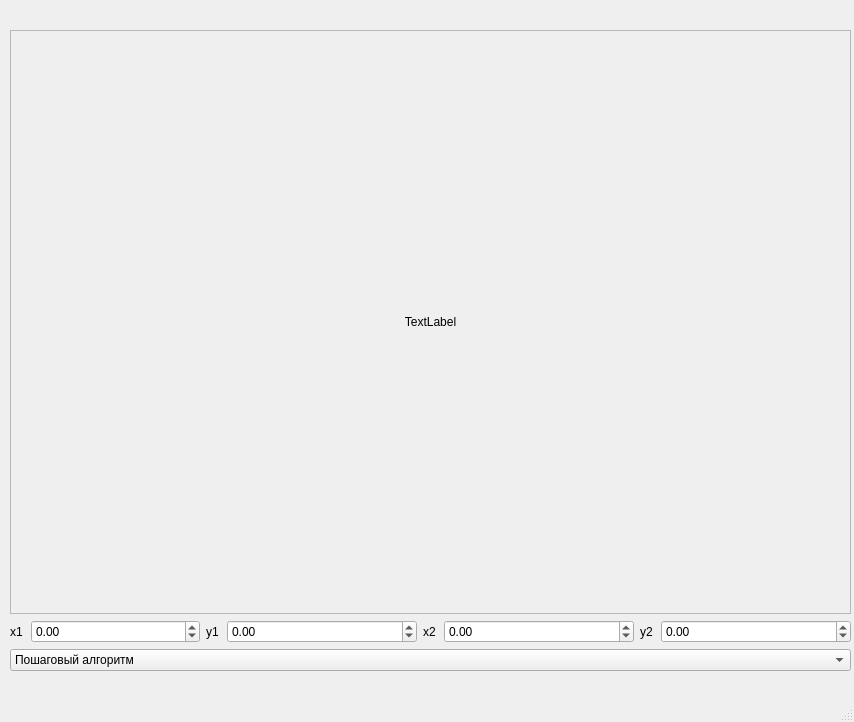
<?xml version="1.0" encoding="UTF-8"?>
<ui version="4.0">
 <class>MainWindow</class>
 <widget class="QMainWindow" name="MainWindow">
  <property name="geometry">
   <rect>
    <x>0</x>
    <y>0</y>
    <width>854</width>
    <height>722</height>
   </rect>
  </property>
  <property name="windowTitle">
   <string>MainWindow</string>
  </property>
  <widget class="QWidget" name="centralwidget">
   <widget class="QWidget" name="centralwidget_2">
    <property name="geometry">
     <rect>
      <x>10</x>
      <y>30</y>
      <width>841</width>
      <height>641</height>
     </rect>
    </property>
    <layout class="QVBoxLayout" name="verticalLayout_3">
     <item>
      <widget class="QScrollArea" name="scrollArea">
       <property name="widgetResizable">
        <bool>true</bool>
       </property>
       <widget class="QWidget" name="scrollAreaWidgetContents">
        <property name="geometry">
         <rect>
          <x>0</x>
          <y>0</y>
          <width>833</width>
          <height>561</height>
         </rect>
        </property>
        <layout class="QVBoxLayout" name="verticalLayout_4">
         <item>
          <widget class="QLabel" name="label">
           <property name="text">
            <string>TextLabel</string>
           </property>
           <property name="alignment">
            <set>Qt::AlignCenter</set>
           </property>
          </widget>
         </item>
        </layout>
       </widget>
      </widget>
     </item>
     <item>
      <layout class="QHBoxLayout" name="horizontalLayout">
       <item>
        <layout class="QVBoxLayout" name="verticalLayout">
         <item>
          <layout class="QHBoxLayout" name="horizontalLayout_2">
           <item>
            <widget class="QLabel" name="label_2">
             <property name="maximumSize">
              <size>
               <width>15</width>
               <height>16777215</height>
              </size>
             </property>
             <property name="text">
              <string>x1</string>
             </property>
            </widget>
           </item>
           <item>
            <widget class="QDoubleSpinBox" name="doubleSpinBox">
             <property name="minimum">
              <double>-100.000000000000000</double>
             </property>
            </widget>
           </item>
          </layout>
         </item>
        </layout>
       </item>
       <item>
        <widget class="QLabel" name="label_3">
         <property name="minimumSize">
          <size>
           <width>6</width>
           <height>0</height>
          </size>
         </property>
         <property name="maximumSize">
          <size>
           <width>15</width>
           <height>16777215</height>
          </size>
         </property>
         <property name="sizeIncrement">
          <size>
           <width>1</width>
           <height>0</height>
          </size>
         </property>
         <property name="baseSize">
          <size>
           <width>6</width>
           <height>0</height>
          </size>
         </property>
         <property name="text">
          <string>y1</string>
         </property>
        </widget>
       </item>
       <item>
        <widget class="QDoubleSpinBox" name="doubleSpinBox_3">
         <property name="minimum">
          <double>-100.000000000000000</double>
         </property>
        </widget>
       </item>
       <item>
        <widget class="QLabel" name="label_4">
         <property name="maximumSize">
          <size>
           <width>15</width>
           <height>16777215</height>
          </size>
         </property>
         <property name="text">
          <string>x2</string>
         </property>
        </widget>
       </item>
       <item>
        <widget class="QDoubleSpinBox" name="doubleSpinBox_2">
         <property name="minimum">
          <double>-100.000000000000000</double>
         </property>
        </widget>
       </item>
       <item>
        <widget class="QLabel" name="label_5">
         <property name="sizePolicy">
          <sizepolicy hsizetype="Minimum" vsizetype="Preferred">
           <horstretch>0</horstretch>
           <verstretch>0</verstretch>
          </sizepolicy>
         </property>
         <property name="maximumSize">
          <size>
           <width>15</width>
           <height>16777215</height>
          </size>
         </property>
         <property name="text">
          <string>y2</string>
         </property>
        </widget>
       </item>
       <item>
        <widget class="QDoubleSpinBox" name="doubleSpinBox_4">
         <property name="minimum">
          <double>-100.000000000000000</double>
         </property>
        </widget>
       </item>
      </layout>
     </item>
     <item>
      <widget class="QComboBox" name="comboBox">
       <item>
        <property name="text">
         <string>Пошаговый алгоритм</string>
        </property>
       </item>
       <item>
        <property name="text">
         <string>Алгоритм ЦДА</string>
        </property>
       </item>
       <item>
        <property name="text">
         <string>Алгоритм Брезенхема </string>
        </property>
       </item>
       <item>
        <property name="text">
         <string>Алгоритм Брезенхема (окружность)</string>
        </property>
       </item>
      </widget>
     </item>
    </layout>
   </widget>
  </widget>
  <widget class="QMenuBar" name="menubar">
   <property name="geometry">
    <rect>
     <x>0</x>
     <y>0</y>
     <width>854</width>
     <height>22</height>
    </rect>
   </property>
  </widget>
  <widget class="QStatusBar" name="statusbar"/>
  <action name="a_StepByStep">
   <property name="text">
    <string>Пошаговый</string>
   </property>
  </action>
  <action name="a_Bresenham">
   <property name="text">
    <string> Брезенхэма</string>
   </property>
  </action>
  <action name="a_DDA">
   <property name="text">
    <string>ЦДА</string>
   </property>
  </action>
  <action name="a_circle">
   <property name="text">
    <string>Брезенхэма(окружность)</string>
   </property>
  </action>
 </widget>
 <resources/>
 <connections/>
</ui>
